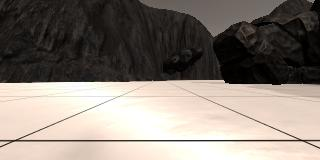
#> input picture example_grid1.jpg, 320 x 160 px
$ python warp_perspect.py
#> lines starting #> are read from the running program, lines starting #| are printed output that depends on the picture
import matplotlib.pyplot as plt
import matplotlib.image as mpimg
import numpy as np
import cv2

image = mpimg.imread('example_grid1.jpg')
#> image is the input picture: shape (160, 320, 3); mean R, G, B 135.1, 126.3, 118.3

def perspect_transform(img, src, dst):

    # Get transform matrix using cv2.getPerspectivTransform()
    M = cv2.getPerspectiveTransform(src, dst)
    # Warp image using cv2.warpPerspective()
    # keep same size as input image
    warped = cv2.warpPerspective(img, M, (img.shape[1], img.shape[0]))
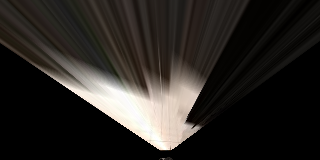
#> warped: shape (160, 320, 3); mean R, G, B 42.4, 39, 35.5
    # Return the result
    return warped

# TODO:
# Define a box in source (original) and
# destination (desired) coordinates
# Right now source and destination are just
# set to equal the four corners
# of the image so no transform is taking place
# Try experimenting with different values!
source = np.float32([[117, 95],
                 [198, 94],
                 [300, 140],
                 [11, 140]])
destination = np.float32([[160, 140],
                 [170, 140],
                 [170, 150],
                 [160, 150]])

warped = perspect_transform(image, source, destination)
# Draw Source and destination points on images (in blue) before plotting
#> (the run stopped early here; a loop or call above may not have finished)

$ run again, with sample.jpg copied over example_grid1.jpg
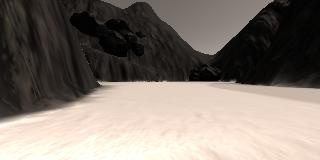
#> input picture sample.jpg, 320 x 160 px
#> image is the input picture: shape (160, 320, 3); mean R, G, B 128.4, 119, 110.8
#> in perspect_transform, `warped = cv2.warpPerspective(img, M, (img.shape[1], img.shape[0]))`:
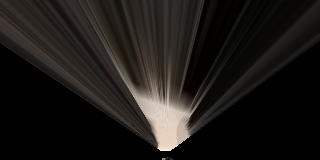
#> warped: shape (160, 320, 3); mean R, G, B 28, 25.1, 22.6
